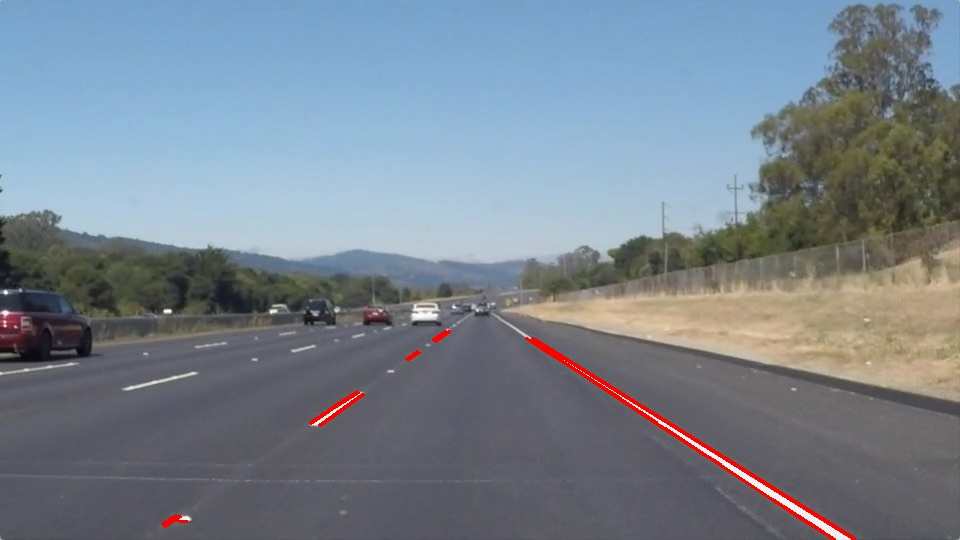
#> input picture CarND-LaneLines-P1/line-segments-example.jpg, 960 x 540 px
$ python -i lineDetection.py   (imports and definitions only)   (older library calls are emulated)
#> lines starting #> are read from the running program, lines starting #| are printed output that depends on the picture
#!/usr/bin/env python3
# -*- coding: utf-8 -*-
"""
Created on Tue Mar  7 15:42:43 2017

@author: repete
"""

import numpy as np
import cv2
import matplotlib.pyplot as plt

# Function for taking a list of checkerboard images directories for calibrating camera.
# [38 lines left out: function myCameraCalibration, not called in this run]

# simple helper function to show bgr image using matlibplot.pyplot
# Typical usage:
    # import matplotlib.pyplot as plt
    # plt.figure()
    # imshow_bgr(plt,bgrImage)
def imshow_bgr(obj,brg) :
    obj.imshow(cv2.cvtColor(brg,cv2.COLOR_BGR2RGB))

# Sobel in x and y direction.
def performSobel(rgb,sobel_kernel=3) :
    # Apply the following steps to img
    # 1) Convert to grayscale
#> called with sobel_kernel = 3
    img = cv2.cvtColor(rgb,cv2.COLOR_RGB2GRAY)
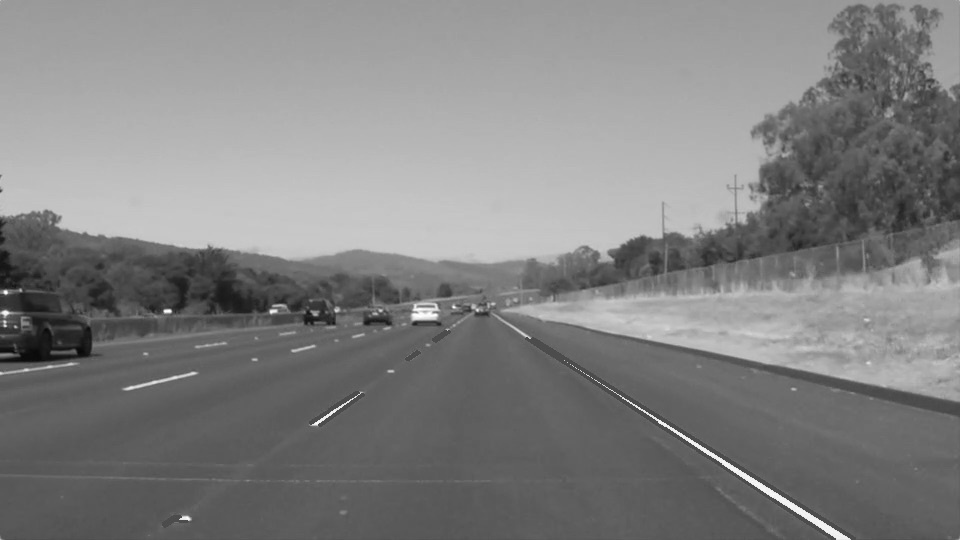
#> img: shape (540, 960); min 8, max 255, mean 129.5

    # 2) Determine the gradient in x and y separately
    sobelx = cv2.Sobel(img,cv2.CV_64F,1,0,ksize=sobel_kernel)
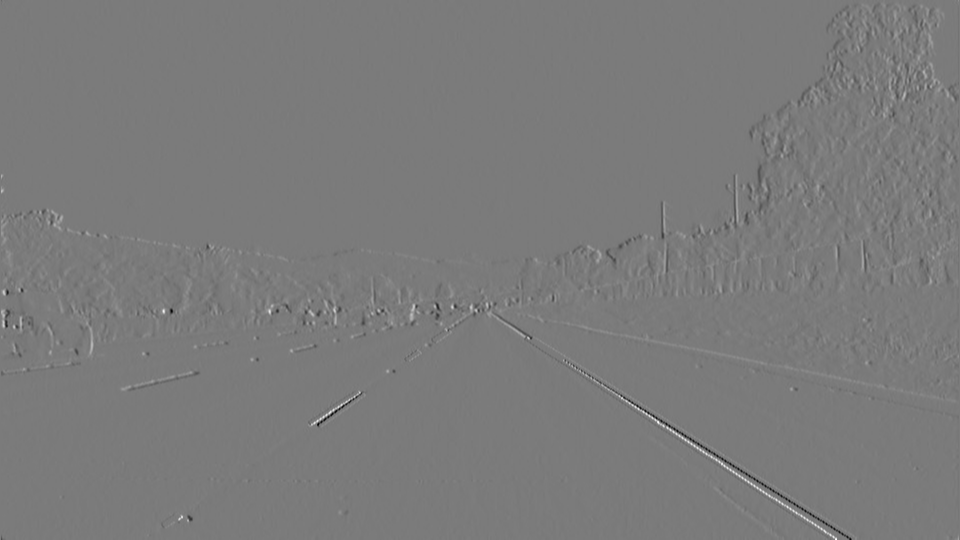
#> sobelx: shape (540, 960) float64; min -602, max 644, mean 0; drawn with min black and max white
    sobely = cv2.Sobel(img,cv2.CV_64F,0,1,ksize=sobel_kernel)
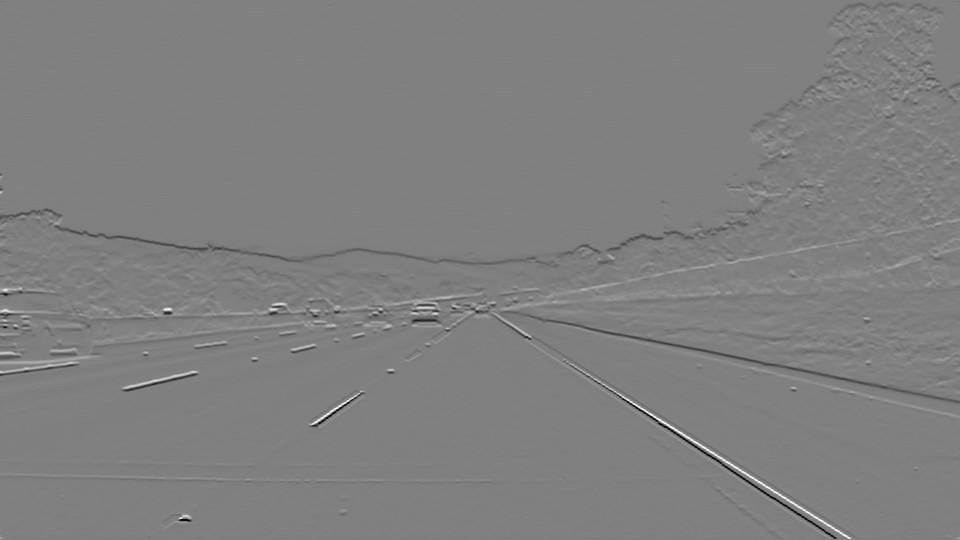
#> sobely: shape (540, 960) float64; min -676, max 670, mean -0.9; drawn with min black and max white
    return sobelx,sobely


# Absolute sobel.
# [28 lines left out: functions abs_sobel, magnitude, sobelDirections, not called in this run]

# Calculate HLS.
def hls(rgb):
    return cv2.cvtColor(rgb, cv2.COLOR_BGR2HLS)

# Dummie function.
def nothing(x):
        pass

# Function to visualize the selected thresholds.
# [388 lines left out: functions visualizeAndSelectThreshold, applyThreshold, comebineGradMagDirColor, fitLanesSlidingWindow, visualizeLaneDetection, region_of_interest and 3 more, not called in this run]

>>> import cv2
>>> picture = cv2.cvtColor(cv2.imread('../CarND-LaneLines-P1/line-segments-example.jpg'), cv2.COLOR_BGR2RGB)
>>> result = performSobel(picture)
